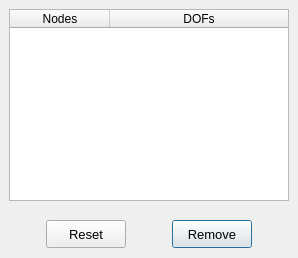
        <widget class="QWidget" name="tab_remove">
         <attribute name="title">
          <string>Remove</string>
         </attribute>
         <layout class="QGridLayout" name="gridLayout_12">
          <property name="leftMargin">
           <number>0</number>
          </property>
          <property name="topMargin">
           <number>0</number>
          </property>
          <property name="rightMargin">
           <number>0</number>
          </property>
          <property name="bottomMargin">
           <number>0</number>
          </property>
          <property name="spacing">
           <number>0</number>
          </property>
          <item row="0" column="0">
           <widget class="QFrame" name="frame_5">
            <property name="frameShape">
             <enum>QFrame::Shape::NoFrame</enum>
            </property>
            <property name="frameShadow">
             <enum>QFrame::Shadow::Raised</enum>
            </property>
            <layout class="QGridLayout" name="gridLayout_11">
             <item row="0" column="0">
              <widget class="QTreeWidget" name="treeWidget_nodal_info">
               <property name="minimumSize">
                <size>
                 <width>280</width>
                 <height>180</height>
                </size>
               </property>
               <property name="maximumSize">
                <size>
                 <width>280</width>
                 <height>200</height>
                </size>
               </property>
               <property name="font">
                <font>
                 <family>MS Shell Dlg 2</family>
                 <pointsize>9</pointsize>
                </font>
               </property>
               <property name="indentation">
                <number>1</number>
               </property>
               <property name="headerHidden">
                <bool>false</bool>
               </property>
               <attribute name="headerHighlightSections">
                <bool>false</bool>
               </attribute>
               <attribute name="headerShowSortIndicator" stdset="0">
                <bool>false</bool>
               </attribute>
               <attribute name="headerStretchLastSection">
                <bool>true</bool>
               </attribute>
               <column>
                <property name="text">
                 <string>Nodes</string>
                </property>
                <property name="font">
                 <font>
                  <family>MS Shell Dlg 2</family>
                  <pointsize>9</pointsize>
                 </font>
                </property>
                <property name="textAlignment">
                 <set>AlignCenter</set>
                </property>
               </column>
               <column>
                <property name="text">
                 <string>DOFs</string>
                </property>
                <property name="font">
                 <font>
                  <family>MS Shell Dlg 2</family>
                  <pointsize>9</pointsize>
                 </font>
                </property>
                <property name="textAlignment">
                 <set>AlignCenter</set>
                </property>
               </column>
              </widget>
             </item>
            </layout>
           </widget>
          </item>
          <item row="1" column="0">
           <widget class="QFrame" name="frame_4">
            <property name="minimumSize">
             <size>
              <width>0</width>
              <height>48</height>
             </size>
            </property>
            <property name="maximumSize">
             <size>
              <width>16777215</width>
              <height>48</height>
             </size>
            </property>
            <property name="frameShape">
             <enum>QFrame::Shape::NoFrame</enum>
            </property>
            <property name="frameShadow">
             <enum>QFrame::Shadow::Raised</enum>
            </property>
            <layout class="QGridLayout" name="gridLayout_10">
             <property name="leftMargin">
              <number>4</number>
             </property>
             <property name="topMargin">
              <number>4</number>
             </property>
             <property name="rightMargin">
              <number>4</number>
             </property>
             <property name="bottomMargin">
              <number>4</number>
             </property>
             <property name="spacing">
              <number>4</number>
             </property>
             <item row="0" column="0">
              <widget class="QPushButton" name="pushButton_reset">
               <property name="minimumSize">
                <size>
                 <width>80</width>
                 <height>28</height>
                </size>
               </property>
               <property name="maximumSize">
                <size>
                 <width>80</width>
                 <height>28</height>
                </size>
               </property>
               <property name="font">
                <font>
                 <family>MS Shell Dlg 2</family>
                 <pointsize>10</pointsize>
                 <italic>false</italic>
                 <bold>false</bold>
                </font>
               </property>
               <property name="styleSheet">
                <string notr="true"/>
               </property>
               <property name="text">
                <string>Reset</string>
               </property>
               <property name="autoDefault">
                <bool>false</bool>
               </property>
              </widget>
             </item>
             <item row="0" column="1">
              <widget class="QPushButton" name="pushButton_remove">
               <property name="enabled">
                <bool>true</bool>
               </property>
               <property name="minimumSize">
                <size>
                 <width>80</width>
                 <height>28</height>
                </size>
               </property>
               <property name="maximumSize">
                <size>
                 <width>80</width>
                 <height>28</height>
                </size>
               </property>
               <property name="font">
                <font>
                 <family>MS Shell Dlg 2</family>
                 <pointsize>10</pointsize>
                 <italic>false</italic>
                 <bold>false</bold>
                </font>
               </property>
               <property name="styleSheet">
                <string notr="true"/>
               </property>
               <property name="text">
                <string>Remove</string>
               </property>
               <property name="autoDefault">
                <bool>false</bool>
               </property>
               <property name="default">
                <bool>true</bool>
               </property>
              </widget>
             </item>
            </layout>
           </widget>
          </item>
         </layout>
        </widget>
